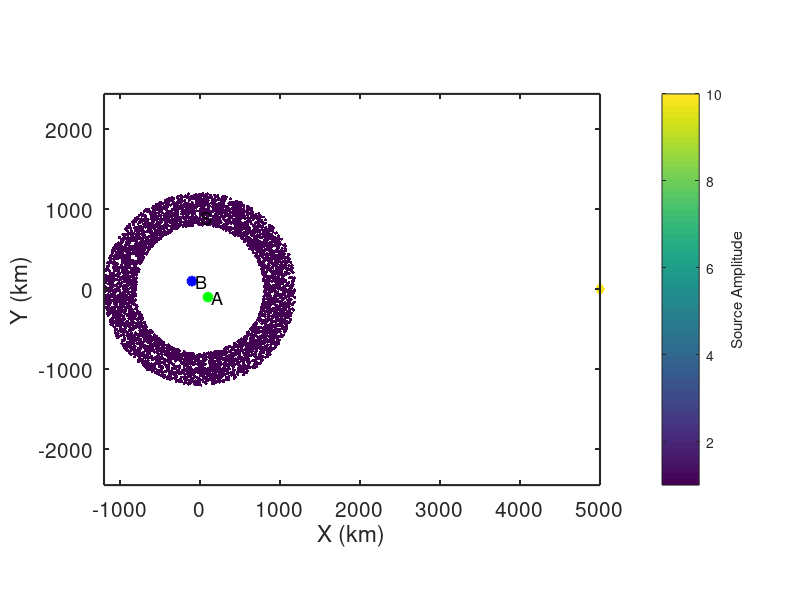

Reproduce this figure in MATLAB. (Note: this script raises an error after producing the figure.)
% Simulate ambient noise within a homogeneous, isotropic, acoustic half-space 
% for random sources that form a finite-width donut and include a spurious
% source.
%
% jbrussell - 7/2023

clear; close all;

addpath('../functions/');

dx = 10; % km
x = [-1000:dx:1000]; % km
y = [-1000:dx:1000]; % km
dt = 1; % sec
Ndays = 10;
t = [0:dt:60*60]; % [sec] daily time axis

% Location of virtual source (A)
x_Asrc = 100; % km
y_Asrc = -100; % km

% Location of receiver (B)
x_Brec = -100; % km
y_Brec = 100; % km

% Location of "source" ring (S)
N_sources = 5000; % Number of sources
N_excite = 1; % number of times to randomly excite each Source each hour
dr_S = 200; % [km] width of annulus, S
r_S = 1000 + (dr_S*2*rand(N_sources,1)' - dr_S); %1000; % [km] radius of source ring
% dtheta = 0.1;
theta_S = 360*rand(N_sources,1)'; %[0:dtheta:360-dtheta];
% r_S(theta_S>90 & theta_S<180) = []; % remove sector of sources
% theta_S(theta_S>90 & theta_S<180) = []; % remove sector of sources
amp_S = ones(size(theta_S)); % amplitude of sources

% Set up sprious noise source as last element
r_S(end) = 5000; %linspace(5000-0,5000+0,1);
theta_S(end) = 90; %linspace(90-0,90+0,1);
amp_S(end) = 5*2;

x_S = r_S.*sind(theta_S);
y_S = r_S.*cosd(theta_S);

% Medium properties
vel = 3.5; % [km/s] velocity of medium

% Define source type
source_type = 'ricker'; % 'ricker' | 'microseism' | 'lossy_membrane'
% RICKER (impulsive source)
f_cent = 1/8; % 1/100; % [1/s] dominant frequency of Ricker wavelet
% MICROSEISM (continuous source)
fmin = 1/10; % minimum frequency to sum over
fmax = 1/3; % maximum frequency to sum over
% LOSSY MEMBRANE (attenuating membrane)
fmin;
fmax;
alpha = 1e-3; % [1/km] attenuation coefficient


figure(98); clf;
box on; hold on;
plot(x_Asrc,y_Asrc,'og','linewidth',2,'MarkerFaceColor','g');
text(x_Asrc+50,y_Asrc,'A','fontsize',13);
plot(x_Brec,y_Brec,'ob','linewidth',2,'MarkerFaceColor','b');
text(x_Brec+50,y_Brec,'B','fontsize',13);
scatter(x_S,y_S,amp_S*5,amp_S,'o','filled');
text(x_S(1),y_S(1)+75,'S','fontsize',13);
axis square; axis equal;
set(gca,'fontsize',15,'linewidth',1.5,'layer','top');
xlabel('X (km)');
ylabel('Y (km)');
cb = colorbar;
ylabel(cb,'Source Amplitude');
colormap(viridis);

%% Generate wavefield at ring of sources S

% Build frequency and time axes
Nt = length(t);
Fs = 1./dt;
f = Fs*(0:(Nt/2))/Nt;
time = ([0:Nt-1]-floor(Nt/2))*dt;  % build lagtime vector for plotting
time = [time(time<0), time(time>=0)];

% Expected time between A and B
R_A_B = sqrt((x_Asrc-x_Brec).^2 + (y_Asrc-y_Brec).^2); % [km] distance from A to B
t_A_B = R_A_B ./ vel;

% Theoretical prediction of ccf from Goran's class notes
ccf_pre = real(1 ./ sqrt(t_A_B.^2 - time.^2));
A = 1;
J0_pre = besselj(0,2*pi*f*t_A_B) * A;

% Theoretical prediction of spurious source arrival time
azi_A_B = angle((y_Brec-y_Asrc) + 1i*(x_Brec-x_Asrc))*180/pi;
azi_S_A = angle((y_Asrc-y_S(end)) + 1i*(x_Asrc-x_S(end)))*180/pi;
t_A_B_spurious = t_A_B .* cosd(azi_A_B-azi_S_A);

cohsum = zeros(size(t));
ccf_auto = zeros(size(t));
ihrs_total = 0;
ccf_all = {};
cohsum_all = {};
ccf_misfit = [];
for iday = 1:Ndays
    for ihr = 1 : (24/(max(t)/60/60))
        % Generate wavefields at A and B due to random noise at all Si
        Si_A = zeros(size(t));
        Si_B = zeros(size(t));
        for isrc = 1:length(x_S)
            R_Si_A = sqrt((x_Asrc-x_S(isrc)).^2 + (y_Asrc-y_S(isrc)).^2); % [km] distance from Si to A
            R_Si_B = sqrt((x_Brec-x_S(isrc)).^2 + (y_Brec-y_S(isrc)).^2); % [km] distance from Si to B

            % Loop through and generate sources, Si
            for ii = 1:N_excite
                if strcmp(source_type,'ricker')
                    % Ricker wavelet
                    % Generate random wavelet start times
                    tshift = max(t) .* rand(1,1);
                    Si_A = Si_A + amp_S(isrc) .* ricker_wavelet(t-tshift,R_Si_A,vel,f_cent);
                    Si_B = Si_B + amp_S(isrc) .* ricker_wavelet(t-tshift,R_Si_B,vel,f_cent);
                elseif strcmp(source_type,'microseism')
                    % Continuous microseism source
                    freq = f(f>=fmin & f<=fmax);
                    phi_rand = (2*pi)*rand(1,length(freq)); % random phase between [0,2*pi]
                    Si_A = Si_A + amp_S(isrc) .* microseism_source(t,R_Si_A,vel,freq,phi_rand);
                    Si_B = Si_B + amp_S(isrc) .* microseism_source(t,R_Si_B,vel,freq,phi_rand);
                elseif strcmp(source_type,'lossy_membrane')
                    % 2-D Lossy Membrane response of Magrini & Boschi (2021)
                    phi_rand = (2*pi)*rand(1,1); % random phase between [0,2*pi]
                    Si_A = Si_A + amp_S(isrc) .* lossy_membrane(t,f,R_Si_A,vel,alpha,phi_rand);
                    Si_B = Si_B + amp_S(isrc) .* lossy_membrane(t,f,R_Si_B,vel,alpha,phi_rand);
                else
                    error('Source type must be ''ricker'' | ''microseism'' | ''lossy_membrane''');
                end
            end
        end
        
        % Taper waveform
        Si_A = cos_taper(Si_A);
        Si_B = cos_taper(Si_B);

        % Calculate power spectra
        fftA = fft(Si_A);
        % fftA = spectrumwhiten_smooth(fftA,0.001);
%         P_A = abs(fftA/Nt);
%         P_A = P_A(1:Nt/2+1);
%         P_A(2:end-1) = 2*P_A(2:end-1);
        fftB = fft(Si_B);
        % fftB = spectrumwhiten_smooth(fftB,0.001);
%         P_B = abs(fftB/Nt);
%         P_B = P_B(1:Nt/2+1);
%         P_B(2:end-1) = 2*P_B(2:end-1);

        % Calculate cross-correlation (A --> B Causal; B --> A Acausal)
        cohsum = cohsum + fftB.*conj(fftA) ./ abs(fftB) ./ abs(fftA);
        ccf = real(ifft(cohsum,Nt)); % inverse FFT to get time domain
        ccf = fftshift(ccf); % rearrange values as [-lag lag]
        ccf = detrend(ccf);
        ccf = cos_taper(ccf);
        
        % Auto-correlation
        ccf_auto = ccf_auto + xcorr(Si_A,Si_A,floor(length(t)/2));
        
        ihrs_total = ihrs_total + 1;
        ccf_all{ihrs_total} = ccf;
        cohsum_all{ihrs_total} = cohsum;
        ccf_misfit(ihrs_total) = sum((ccf_all{ihrs_total} ./ max(ccf_all{ihrs_total}) - ccf_pre ./ max(ccf_pre)).^2) / length(ccf_pre);
        
        if 1 && mod(ihrs_total,12)==0
            figure(99); clf;
            set(gcf,'position',[2         206        1730         814]);
            
            subplot(2,2,1); box on; hold on;
            plot(x_Asrc,y_Asrc,'og','linewidth',2,'MarkerFaceColor','g');
            text(x_Asrc+50,y_Asrc,'A','fontsize',13);
            plot(x_Brec,y_Brec,'ob','linewidth',2,'MarkerFaceColor','b');
            text(x_Brec+50,y_Brec,'B','fontsize',13);
            scatter(x_S,y_S,amp_S*5,amp_S,'o','filled');
            text(x_S(1),y_S(1)+75,'S','fontsize',13);
            axis square; axis equal;
            set(gca,'fontsize',15,'linewidth',1.5,'layer','top');
            xlabel('X (km)');
            ylabel('Y (km)');
            cb = colorbar;
            ylabel(cb,'Source Amplitude');
            colormap(viridis);
            
            subplot(2,2,3); box on; hold on;
            plot([1:ihrs_total],ccf_misfit,'-b','linewidth',2);
            plot(ihrs_total,ccf_misfit(ihrs_total),'ok','linewidth',1,'markersize',12,'MarkerFaceColor','b');
            set(gca,'fontsize',15,'linewidth',1.5);
            xlabel('Data length (hr)');
            ylabel('Misfit');
            
%             % Filter CCF before plotting
%             coperiod = [5 20];
%             costap_wid = 0.2; % 0 => box filter; 1 => Hann window
%             [ ccf_filtered ] = tukey_filt( fft(fftshift(ccf_all{ihrs_total})),coperiod,dt,costap_wid );
%             ccf_all{ihrs_total} = fftshift(real(ifft(ccf_filtered)));

            subplot(2,2,2); box on; hold on;
%             ccf_pre_conv = conv(ccf_pre,ccf_auto,'same');
            plot(time,ccf_all{ihrs_total} ./ max(ccf_all{ihrs_total}),'-k','linewidth',2);
            plot(time,ccf_pre ./ max(ccf_pre),'-r','linewidth',1);
%             plot(time,ccf_pre_conv ./ max(ccf_pre_conv),'--g','linewidth',1);
            plot(t_A_B_spurious*[1 1],[0 1],'--r','linewidth',1);
            set(gca,'fontsize',15,'linewidth',1.5)
            xlim([-200 200]);
            title([num2str(ihrs_total),' hrs']);
            xlabel('Lag Time (s)');
            ylabel('CCF_{A,B}');

            P_ccf = abs(cohsum_all{ihrs_total}/Nt);
            P_ccf = P_ccf(1:Nt/2+1);
            P_ccf(2:end-1) = 2*P_ccf(2:end-1);

%             subplot(2,1,2); box on; hold on;
%             plot(1./f,P_ccf,'-b');
%             plot(1./f,smooth(P_ccf,20),'-k','linewidth',2);
%             plot(1./f_cent*[1 1],[min(P_ccf) max(P_ccf)],'--r','linewidth',1.5);
%             % xlim([0 500]);
%             set(gca,'fontsize',15,'linewidth',1.5,'xscale','log','yscale','log')
%             xlabel('Period (s)');

            subplot(2,2,4); box on; hold on;
            J0 = real(cohsum_all{ihrs_total}(1:Nt/2+1));
            plot(f,J0 ./ rms(J0),'-b');
            plot(f,smooth(J0,10) ./ rms(J0),'-k','linewidth',2);
            plot(f,J0_pre ./ rms(J0_pre),'-r','linewidth',1);
            plot(f_cent*[1 1],[0 1],'--r','linewidth',1.5);
            % xlim([0 500]);
            set(gca,'fontsize',15,'linewidth',1.5,'xscale','linear','yscale','linear')
            xlabel('Freq (Hz)');
            ylabel('J_0');
            xlim([0 max(f)]);

            drawnow;
        end
    end
end

%%
clear OUTmovie

is_movieout = 1;

if is_movieout
        
    OUTmovie(length(1:1:ihrs_total)) = struct('cdata',[],'colormap',[]);
    OUTit = 0;
    misfit = [];
    for ii = 1:1:ihrs_total
    
        figure(3); clf;
        set(gcf,'position',[2         206        1730         814],'color','w');
        
        subplot(2,2,1); box on; hold on;
        plot(x_Asrc,y_Asrc,'og','linewidth',2,'MarkerFaceColor','g');
        text(x_Asrc+50,y_Asrc,'A','fontsize',13);
        plot(x_Brec,y_Brec,'ob','linewidth',2,'MarkerFaceColor','b');
        text(x_Brec+50,y_Brec,'B','fontsize',13);
        scatter(x_S,y_S,amp_S*5,amp_S,'o','filled');
        text(x_S(1),y_S(1)+75,'S','fontsize',13);
        axis square; axis equal;
        set(gca,'fontsize',15,'linewidth',1.5,'layer','top');
        xlabel('X (km)');
        ylabel('Y (km)');
        cb = colorbar;
        ylabel(cb,'Source Amplitude');
        colormap(viridis);
        
        subplot(2,2,3); box on; hold on;
        plot([1:ii],ccf_misfit(1:ii),'-b','linewidth',2);
        plot(ii,ccf_misfit(ii),'ok','linewidth',1,'markersize',12,'MarkerFaceColor','b');
        set(gca,'fontsize',15,'linewidth',1.5);
        xlim([0 length(ccf_misfit)]);
        ylim([0 max(ccf_misfit)]);
        xlabel('Data length (hr)');
        ylabel('Misfit');
        
        subplot(2,2,2); box on; hold on;
%         ccf_pre_conv = conv(ccf_pre,ccf_auto,'same');
        plot(time,ccf_all{ii} ./ max(ccf_all{ii}),'-k','linewidth',2);
        plot(time,ccf_pre ./ max(ccf_pre),'-r','linewidth',1);
%         plot(time,ccf_pre_conv ./ max(ccf_pre_conv),'--g','linewidth',1);
        plot(t_A_B_spurious*[1 1],[0 1],'--r','linewidth',1);
        set(gca,'fontsize',15,'linewidth',1.5)
        xlim([-200 200]);
        ylim([-0.3 1.1]);
        title([num2str(ii),' hrs']);
        xlabel('Lag Time (s)');
        ylabel('CCF_{A,B}');

        P_ccf = abs(cohsum_all{ii}/Nt);
        P_ccf = P_ccf(1:Nt/2+1);
        P_ccf(2:end-1) = 2*P_ccf(2:end-1);

%         subplot(2,1,2); box on; hold on;
%         plot(1./f,P_ccf,'-b');
%         plot(1./f,smooth(P_ccf,20),'-k','linewidth',2);
%         plot(1./f_cent*[1 1],[min(P_ccf) max(P_ccf)],'--r','linewidth',1.5);
%         % xlim([0 500]);
%         set(gca,'fontsize',15,'linewidth',1.5,'xscale','log','yscale','log')
%         xlabel('Period (s)');
        
        subplot(2,2,4); box on; hold on;
        J0 = real(cohsum_all{ii}(1:Nt/2+1));
        plot(f,J0 ./ rms(J0),'-b');
        plot(f,smooth(J0,10) ./ rms(J0),'-k','linewidth',2);
        plot(f,J0_pre ./ rms(J0_pre),'-r','linewidth',1);
        plot(f_cent*[1 1],[0 1],'--r','linewidth',1.5);
        % xlim([0 500]);
        set(gca,'fontsize',15,'linewidth',1.5,'xscale','linear','yscale','linear')
        xlabel('Freq (Hz)');
        ylabel('J_0');
        xlim([0 max(f)]);

        drawnow;

        OUTit = OUTit + 1;
        rect = get(gcf,'Position'); rect(1:2) = [0 0]; 
        OUTmovie(OUTit) = getframe(gcf,rect);
    end
    
%     vid = VideoWriter(['noise_ccf_build_Sdonut_spurious','.avi']);
    vid = VideoWriter(['noise_ccf_build_Sdonut_spurious'],'MPEG-4');
    vid.FrameRate = 10;
    open(vid);
    OUTmovie(1) = [];
    writeVideo(vid,OUTmovie);
    close(vid);
end
